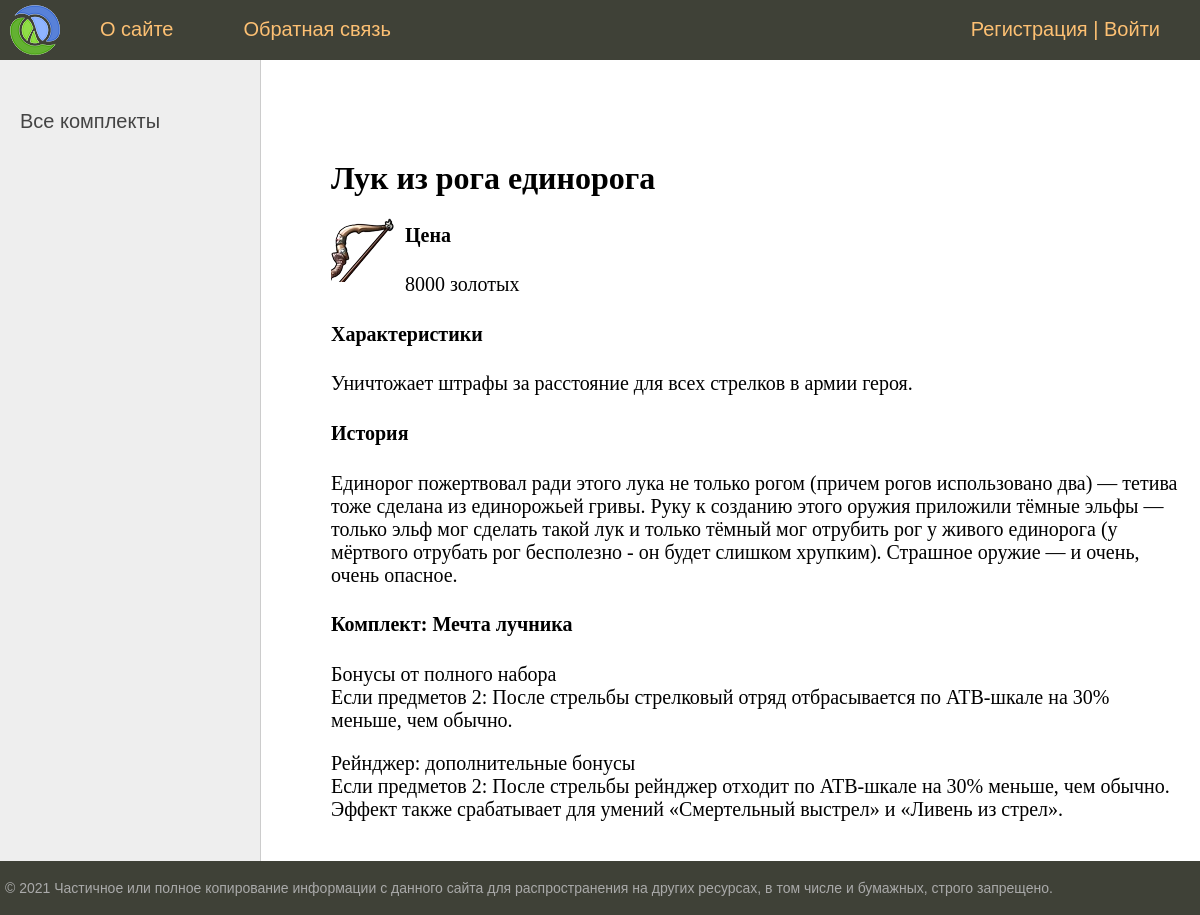
The app's page /post/1/ with its own data.
### Artifacts/models.py (models this page shows, shortened)
class Artifacts(models.Model):
    title = models.CharField(max_length=255)
    stats = models.TextField()
    price = models.IntegerField()
    history = models.TextField()
    slot = models.CharField(max_length=255)
    photo = models.ImageField(upload_to='photos/')
    set = models.ForeignKey(Sets, on_delete=models.DO_NOTHING)
    time_create = models.DateTimeField(auto_now_add=True, blank=True)
    time_update = models.DateTimeField(auto_now=True, blank=True)
    is_published = models.BooleanField(default=True, blank=True)
    class Meta:
        verbose_name = 'Артефакты'
        verbose_name_plural = 'Артефакты'

class Sets(models.Model):
    set_name = models.CharField(max_length=255, db_index=True)
    bonus = models.TextField()
    def __str__(self):
        return self.set_name
    class Meta:
        verbose_name = 'Комплекты'
        verbose_name_plural = 'Комплекты'

### Artifacts/views.py (the view)
# urls.py: path('post/<int:post_id>/', show_post, name='post'),
def show_post(request, post_id):
    post = get_object_or_404(Artifacts, pk=post_id)
    set = get_object_or_404(Sets, pk=post.set_id)
    context = {
        'post': post,
        'menu': menu,
        'title': post.title,
        'set_selected': post.set_id,
        'set': set
    }
    return render(request, 'post.html', context=context)

### Artifacts/templates/post.html
{% extends 'base.html' %}
{% block content %}
<h1>{{post.title}}</h1>
{% if post.photo %}
<p><img class="img-article-left" src="{{post.photo.url}}"></p>
{% endif %}
<h4>Цена</h4>
{{post.price}} золотых
<h4>Характеристики</h4>
{{post.stats}}
<h4>История</h4>
{{post.history}}
<h4> Комплект: {{set}} </h4>
{{set.bonus|linebreaks}}
{% endblock %}

### Artifacts/static/CSS/styles.css (style rules this page uses)
html, body { font-family: 'Arial'; margin: 0; padding: 0; height: 100%; width: 100%; color: #444; }
img { max-width: 600px; height: auto; }
img.img-article-left { max-width: 300px; height: auto; float: left; padding: 0 10px 10px 0; }
.content-text h1 { font-size: 32px; }

### records on screen
Artifacts: title "Лук из рога единорога", photo (picture), price "8000", stats "Уничтожает штрафы за расстояние для всех стрелков в армии героя.", history "Единорог пожертвовал ради этого лука не только рогом (причем рогов использовано два) — тетива тоже сделана из единорожьей гривы. Руку к созданию этого оружия приложили тёмные эльфы — только эльф мог сделать такой лук и только тёмный мог отрубить рог у живого единорога (у мёртвого отрубать рог бесполезно - он будет слишком хрупким). Страшное оружие — и очень, очень опасное."
Sets: set_name "Мечта лучника", bonus "Бонусы от полного набора Если предметов 2: После стрельбы стрелковый отряд отбрасывается по ATB-шкале на 30% меньше, чем обычно. Рейнджер: дополнительные бонусы Если предметов 2: После стрельбы рейнджер отходит по ATB-шкале на 30% меньше, чем обычно. Эффект также срабатывает для умений «Смертельный выстрел» и «Ливень из стрел»."

### other values on screen
{{ m.title }} "О сайте" "Обратная связь"
